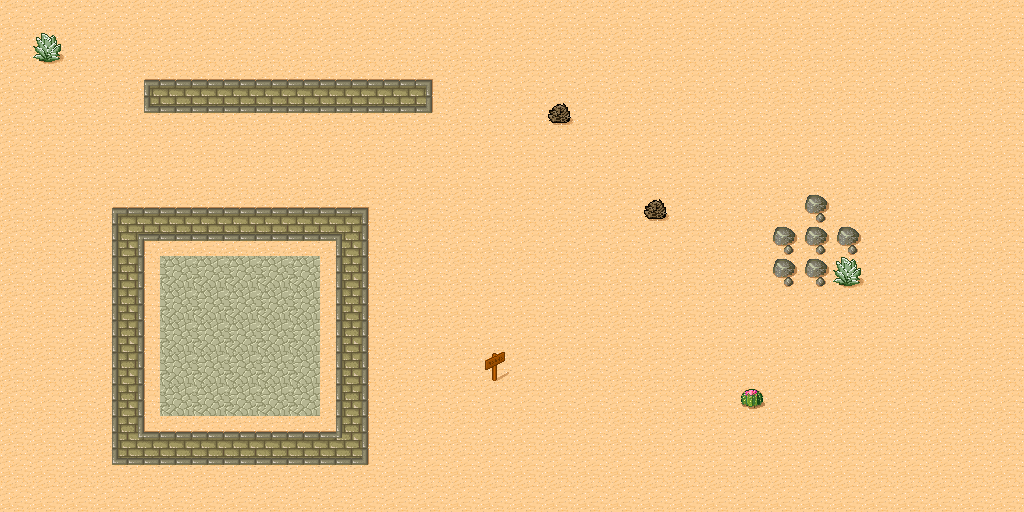

This is a level from a 2D game, rendered from its Tiled map with the project's own tilesets. A one-line summary and the map file follow, with tile-layer data summarised:
An orthogonal 32x16 tile map with 32x32 px tiles, 1 tile layer (Layer 1).

<map version="1.0" orientation="orthogonal" width="32" height="16" tilewidth="32" tileheight="32" backgroundcolor="#cccccc">
 <tileset firstgid="1" name="tmw_desert_spacing" tilewidth="32" tileheight="32" spacing="1" margin="1">
  <image source="tmw_desert_spacing.png" width="265" height="199" />
 </tileset>
 <layer name="Layer 1" width="32" height="16">
  <data>[512 cells, 512 non-empty, 19 distinct tile ids]</data>
 </layer>
</map>
